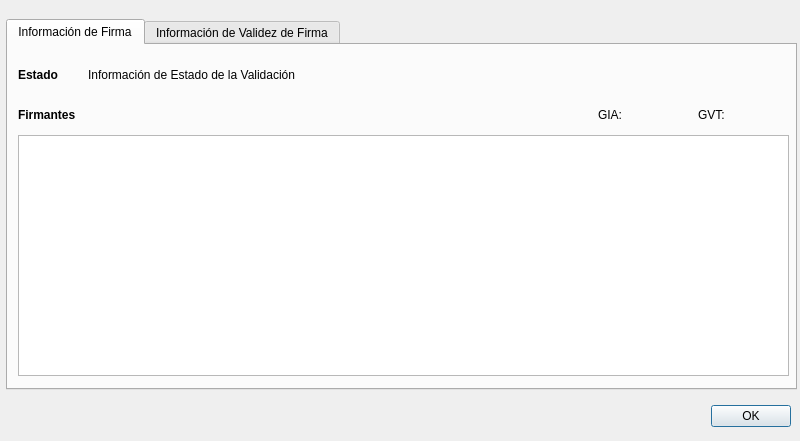
<?xml version="1.0" encoding="UTF-8"?>
<ui version="4.0">
 <class>Dialog</class>
 <widget class="QDialog" name="Dialog">
  <property name="geometry">
   <rect>
    <x>0</x>
    <y>0</y>
    <width>800</width>
    <height>441</height>
   </rect>
  </property>
  <property name="windowTitle">
   <string>Información del Documento</string>
  </property>
  <property name="windowIcon">
   <iconset resource="resources.qrc">
    <normaloff>:/images/icon.png</normaloff>:/images/icon.png</iconset>
  </property>
  <widget class="QDialogButtonBox" name="buttonBox">
   <property name="geometry">
    <rect>
     <x>680</x>
     <y>400</y>
     <width>111</width>
     <height>32</height>
    </rect>
   </property>
   <property name="orientation">
    <enum>Qt::Horizontal</enum>
   </property>
   <property name="standardButtons">
    <set>QDialogButtonBox::Ok</set>
   </property>
  </widget>
  <widget class="QTabWidget" name="tabWidget">
   <property name="geometry">
    <rect>
     <x>6</x>
     <y>19</y>
     <width>791</width>
     <height>371</height>
    </rect>
   </property>
   <property name="currentIndex">
    <number>0</number>
   </property>
   <widget class="QWidget" name="information">
    <attribute name="title">
     <string>Información de Firma</string>
    </attribute>
    <widget class="QLabel" name="label_2">
     <property name="geometry">
      <rect>
       <x>10</x>
       <y>20</y>
       <width>67</width>
       <height>19</height>
      </rect>
     </property>
     <property name="styleSheet">
      <string notr="true">color: rgb(0, 0, 0);
font: bold;</string>
     </property>
     <property name="text">
      <string>Estado</string>
     </property>
    </widget>
    <widget class="QLabel" name="label">
     <property name="geometry">
      <rect>
       <x>10</x>
       <y>60</y>
       <width>81</width>
       <height>19</height>
      </rect>
     </property>
     <property name="styleSheet">
      <string notr="true">color: rgb(0, 0, 0);
font: bold;</string>
     </property>
     <property name="text">
      <string>Firmantes</string>
     </property>
    </widget>
    <widget class="QLabel" name="status">
     <property name="geometry">
      <rect>
       <x>80</x>
       <y>20</y>
       <width>621</width>
       <height>19</height>
      </rect>
     </property>
     <property name="text">
      <string>Información de Estado de la Validación</string>
     </property>
    </widget>
    <widget class="QTableWidget" name="signers">
     <property name="geometry">
      <rect>
       <x>10</x>
       <y>90</y>
       <width>771</width>
       <height>241</height>
      </rect>
     </property>
     <property name="textElideMode">
      <enum>Qt::ElideNone</enum>
     </property>
    </widget>
    <widget class="QLabel" name="statusicon">
     <property name="geometry">
      <rect>
       <x>700</x>
       <y>10</y>
       <width>61</width>
       <height>31</height>
      </rect>
     </property>
     <property name="styleSheet">
      <string notr="true">image: url(:/images/connecting.png);</string>
     </property>
     <property name="text">
      <string/>
     </property>
    </widget>
    <widget class="QLabel" name="label_5">
     <property name="geometry">
      <rect>
       <x>590</x>
       <y>60</y>
       <width>31</width>
       <height>19</height>
      </rect>
     </property>
     <property name="text">
      <string>GIA:</string>
     </property>
    </widget>
    <widget class="QLabel" name="gintegridad">
     <property name="geometry">
      <rect>
       <x>640</x>
       <y>60</y>
       <width>41</width>
       <height>21</height>
      </rect>
     </property>
     <property name="toolTip">
      <string>&lt;html&gt;&lt;head/&gt;&lt;body&gt;&lt;p&gt;&lt;span style=&quot; font-family:'JetBrains Mono,monospace'; font-size:9.8pt; color:#a9b7c6; background-color:#2b2b2b;&quot;&gt;Garantía de Integridad y Autenticidad&lt;/span&gt;&lt;/p&gt;&lt;/body&gt;&lt;/html&gt;</string>
     </property>
     <property name="styleSheet">
      <string notr="true">image: url(:/images/connecting.png);</string>
     </property>
     <property name="text">
      <string/>
     </property>
    </widget>
    <widget class="QLabel" name="label_3">
     <property name="geometry">
      <rect>
       <x>690</x>
       <y>60</y>
       <width>31</width>
       <height>19</height>
      </rect>
     </property>
     <property name="text">
      <string>GVT:</string>
     </property>
    </widget>
    <widget class="QLabel" name="vtiempo">
     <property name="geometry">
      <rect>
       <x>730</x>
       <y>60</y>
       <width>41</width>
       <height>21</height>
      </rect>
     </property>
     <property name="toolTip">
      <string>&lt;html&gt;&lt;head/&gt;&lt;body&gt;&lt;p&gt;Garantía Validez en el Tiempo&lt;/p&gt;&lt;/body&gt;&lt;/html&gt;</string>
     </property>
     <property name="styleSheet">
      <string notr="true">image: url(:/images/connecting.png);</string>
     </property>
     <property name="text">
      <string/>
     </property>
    </widget>
   </widget>
   <widget class="QWidget" name="tab_2">
    <attribute name="title">
     <string>Información de Validez de Firma</string>
    </attribute>
    <widget class="QLabel" name="label_4">
     <property name="geometry">
      <rect>
       <x>10</x>
       <y>10</y>
       <width>231</width>
       <height>19</height>
      </rect>
     </property>
     <property name="styleSheet">
      <string notr="true">color: rgb(0, 0, 0);
font: bold;</string>
     </property>
     <property name="text">
      <string>Resumen de errores en firmas</string>
     </property>
    </widget>
    <widget class="QTableWidget" name="errortable">
     <property name="geometry">
      <rect>
       <x>10</x>
       <y>40</y>
       <width>771</width>
       <height>251</height>
      </rect>
     </property>
    </widget>
    <widget class="QLabel" name="label_6">
     <property name="geometry">
      <rect>
       <x>10</x>
       <y>300</y>
       <width>771</width>
       <height>31</height>
      </rect>
     </property>
     <property name="text">
      <string>GVT: Garantía Validez en el Tiempo               GIA: Garantía de Integridad y Autenticidad     </string>
     </property>
    </widget>
   </widget>
  </widget>
  <widget class="QLabel" name="errorlabel">
   <property name="geometry">
    <rect>
     <x>10</x>
     <y>398</y>
     <width>681</width>
     <height>31</height>
    </rect>
   </property>
   <property name="palette">
    <palette>
     <active>
      <colorrole role="WindowText">
       <brush brushstyle="SolidPattern">
        <color alpha="255">
         <red>239</red>
         <green>41</green>
         <blue>41</blue>
        </color>
       </brush>
      </colorrole>
      <colorrole role="Button">
       <brush brushstyle="SolidPattern">
        <color alpha="255">
         <red>239</red>
         <green>41</green>
         <blue>41</blue>
        </color>
       </brush>
      </colorrole>
      <colorrole role="Light">
       <brush brushstyle="SolidPattern">
        <color alpha="255">
         <red>255</red>
         <green>147</green>
         <blue>147</blue>
        </color>
       </brush>
      </colorrole>
      <colorrole role="Midlight">
       <brush brushstyle="SolidPattern">
        <color alpha="255">
         <red>247</red>
         <green>94</green>
         <blue>94</blue>
        </color>
       </brush>
      </colorrole>
      <colorrole role="Dark">
       <brush brushstyle="SolidPattern">
        <color alpha="255">
         <red>119</red>
         <green>20</green>
         <blue>20</blue>
        </color>
       </brush>
      </colorrole>
      <colorrole role="Mid">
       <brush brushstyle="SolidPattern">
        <color alpha="255">
         <red>159</red>
         <green>27</green>
         <blue>27</blue>
        </color>
       </brush>
      </colorrole>
      <colorrole role="Text">
       <brush brushstyle="SolidPattern">
        <color alpha="255">
         <red>239</red>
         <green>41</green>
         <blue>41</blue>
        </color>
       </brush>
      </colorrole>
      <colorrole role="BrightText">
       <brush brushstyle="SolidPattern">
        <color alpha="255">
         <red>255</red>
         <green>255</green>
         <blue>255</blue>
        </color>
       </brush>
      </colorrole>
      <colorrole role="ButtonText">
       <brush brushstyle="SolidPattern">
        <color alpha="255">
         <red>239</red>
         <green>41</green>
         <blue>41</blue>
        </color>
       </brush>
      </colorrole>
      <colorrole role="Base">
       <brush brushstyle="SolidPattern">
        <color alpha="255">
         <red>255</red>
         <green>255</green>
         <blue>255</blue>
        </color>
       </brush>
      </colorrole>
      <colorrole role="Window">
       <brush brushstyle="SolidPattern">
        <color alpha="255">
         <red>239</red>
         <green>41</green>
         <blue>41</blue>
        </color>
       </brush>
      </colorrole>
      <colorrole role="Shadow">
       <brush brushstyle="SolidPattern">
        <color alpha="255">
         <red>0</red>
         <green>0</green>
         <blue>0</blue>
        </color>
       </brush>
      </colorrole>
      <colorrole role="AlternateBase">
       <brush brushstyle="SolidPattern">
        <color alpha="255">
         <red>247</red>
         <green>148</green>
         <blue>148</blue>
        </color>
       </brush>
      </colorrole>
      <colorrole role="ToolTipBase">
       <brush brushstyle="SolidPattern">
        <color alpha="255">
         <red>255</red>
         <green>255</green>
         <blue>220</blue>
        </color>
       </brush>
      </colorrole>
      <colorrole role="ToolTipText">
       <brush brushstyle="SolidPattern">
        <color alpha="255">
         <red>0</red>
         <green>0</green>
         <blue>0</blue>
        </color>
       </brush>
      </colorrole>
     </active>
     <inactive>
      <colorrole role="WindowText">
       <brush brushstyle="SolidPattern">
        <color alpha="255">
         <red>239</red>
         <green>41</green>
         <blue>41</blue>
        </color>
       </brush>
      </colorrole>
      <colorrole role="Button">
       <brush brushstyle="SolidPattern">
        <color alpha="255">
         <red>239</red>
         <green>41</green>
         <blue>41</blue>
        </color>
       </brush>
      </colorrole>
      <colorrole role="Light">
       <brush brushstyle="SolidPattern">
        <color alpha="255">
         <red>255</red>
         <green>147</green>
         <blue>147</blue>
        </color>
       </brush>
      </colorrole>
      <colorrole role="Midlight">
       <brush brushstyle="SolidPattern">
        <color alpha="255">
         <red>247</red>
         <green>94</green>
         <blue>94</blue>
        </color>
       </brush>
      </colorrole>
      <colorrole role="Dark">
       <brush brushstyle="SolidPattern">
        <color alpha="255">
         <red>119</red>
         <green>20</green>
         <blue>20</blue>
        </color>
       </brush>
      </colorrole>
      <colorrole role="Mid">
       <brush brushstyle="SolidPattern">
        <color alpha="255">
         <red>159</red>
         <green>27</green>
         <blue>27</blue>
        </color>
       </brush>
      </colorrole>
      <colorrole role="Text">
       <brush brushstyle="SolidPattern">
        <color alpha="255">
         <red>239</red>
         <green>41</green>
         <blue>41</blue>
        </color>
       </brush>
      </colorrole>
      <colorrole role="BrightText">
       <brush brushstyle="SolidPattern">
        <color alpha="255">
         <red>255</red>
         <green>255</green>
         <blue>255</blue>
        </color>
       </brush>
      </colorrole>
      <colorrole role="ButtonText">
       <brush brushstyle="SolidPattern">
        <color alpha="255">
         <red>239</red>
         <green>41</green>
         <blue>41</blue>
        </color>
       </brush>
      </colorrole>
      <colorrole role="Base">
       <brush brushstyle="SolidPattern">
        <color alpha="255">
         <red>255</red>
         <green>255</green>
         <blue>255</blue>
        </color>
       </brush>
      </colorrole>
      <colorrole role="Window">
       <brush brushstyle="SolidPattern">
        <color alpha="255">
         <red>239</red>
         <green>41</green>
         <blue>41</blue>
        </color>
       </brush>
      </colorrole>
      <colorrole role="Shadow">
       <brush brushstyle="SolidPattern">
        <color alpha="255">
         <red>0</red>
         <green>0</green>
         <blue>0</blue>
        </color>
       </brush>
      </colorrole>
      <colorrole role="AlternateBase">
       <brush brushstyle="SolidPattern">
        <color alpha="255">
         <red>247</red>
         <green>148</green>
         <blue>148</blue>
        </color>
       </brush>
      </colorrole>
      <colorrole role="ToolTipBase">
       <brush brushstyle="SolidPattern">
        <color alpha="255">
         <red>255</red>
         <green>255</green>
         <blue>220</blue>
        </color>
       </brush>
      </colorrole>
      <colorrole role="ToolTipText">
       <brush brushstyle="SolidPattern">
        <color alpha="255">
         <red>0</red>
         <green>0</green>
         <blue>0</blue>
        </color>
       </brush>
      </colorrole>
     </inactive>
     <disabled>
      <colorrole role="WindowText">
       <brush brushstyle="SolidPattern">
        <color alpha="255">
         <red>239</red>
         <green>41</green>
         <blue>41</blue>
        </color>
       </brush>
      </colorrole>
      <colorrole role="Button">
       <brush brushstyle="SolidPattern">
        <color alpha="255">
         <red>239</red>
         <green>41</green>
         <blue>41</blue>
        </color>
       </brush>
      </colorrole>
      <colorrole role="Light">
       <brush brushstyle="SolidPattern">
        <color alpha="255">
         <red>255</red>
         <green>147</green>
         <blue>147</blue>
        </color>
       </brush>
      </colorrole>
      <colorrole role="Midlight">
       <brush brushstyle="SolidPattern">
        <color alpha="255">
         <red>247</red>
         <green>94</green>
         <blue>94</blue>
        </color>
       </brush>
      </colorrole>
      <colorrole role="Dark">
       <brush brushstyle="SolidPattern">
        <color alpha="255">
         <red>119</red>
         <green>20</green>
         <blue>20</blue>
        </color>
       </brush>
      </colorrole>
      <colorrole role="Mid">
       <brush brushstyle="SolidPattern">
        <color alpha="255">
         <red>159</red>
         <green>27</green>
         <blue>27</blue>
        </color>
       </brush>
      </colorrole>
      <colorrole role="Text">
       <brush brushstyle="SolidPattern">
        <color alpha="255">
         <red>239</red>
         <green>41</green>
         <blue>41</blue>
        </color>
       </brush>
      </colorrole>
      <colorrole role="BrightText">
       <brush brushstyle="SolidPattern">
        <color alpha="255">
         <red>255</red>
         <green>255</green>
         <blue>255</blue>
        </color>
       </brush>
      </colorrole>
      <colorrole role="ButtonText">
       <brush brushstyle="SolidPattern">
        <color alpha="255">
         <red>239</red>
         <green>41</green>
         <blue>41</blue>
        </color>
       </brush>
      </colorrole>
      <colorrole role="Base">
       <brush brushstyle="SolidPattern">
        <color alpha="255">
         <red>239</red>
         <green>41</green>
         <blue>41</blue>
        </color>
       </brush>
      </colorrole>
      <colorrole role="Window">
       <brush brushstyle="SolidPattern">
        <color alpha="255">
         <red>239</red>
         <green>41</green>
         <blue>41</blue>
        </color>
       </brush>
      </colorrole>
      <colorrole role="Shadow">
       <brush brushstyle="SolidPattern">
        <color alpha="255">
         <red>0</red>
         <green>0</green>
         <blue>0</blue>
        </color>
       </brush>
      </colorrole>
      <colorrole role="AlternateBase">
       <brush brushstyle="SolidPattern">
        <color alpha="255">
         <red>239</red>
         <green>41</green>
         <blue>41</blue>
        </color>
       </brush>
      </colorrole>
      <colorrole role="ToolTipBase">
       <brush brushstyle="SolidPattern">
        <color alpha="255">
         <red>255</red>
         <green>255</green>
         <blue>220</blue>
        </color>
       </brush>
      </colorrole>
      <colorrole role="ToolTipText">
       <brush brushstyle="SolidPattern">
        <color alpha="255">
         <red>0</red>
         <green>0</green>
         <blue>0</blue>
        </color>
       </brush>
      </colorrole>
     </disabled>
    </palette>
   </property>
   <property name="font">
    <font>
     <pointsize>10</pointsize>
    </font>
   </property>
   <property name="styleSheet">
    <string notr="true">color:rgb(239, 41, 41)</string>
   </property>
   <property name="text">
    <string/>
   </property>
  </widget>
 </widget>
 <resources>
  <include location="resources.qrc"/>
 </resources>
 <connections>
  <connection>
   <sender>buttonBox</sender>
   <signal>accepted()</signal>
   <receiver>Dialog</receiver>
   <slot>accept()</slot>
   <hints>
    <hint type="sourcelabel">
     <x>248</x>
     <y>254</y>
    </hint>
    <hint type="destinationlabel">
     <x>157</x>
     <y>274</y>
    </hint>
   </hints>
  </connection>
 </connections>
</ui>
